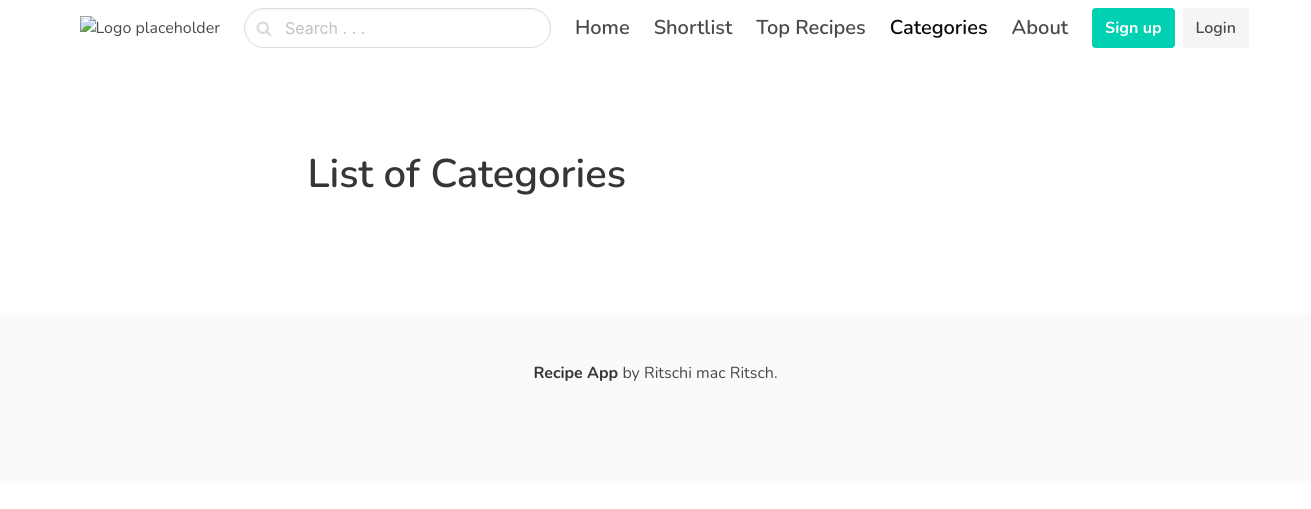
Before: /category/all/ with the older database file.
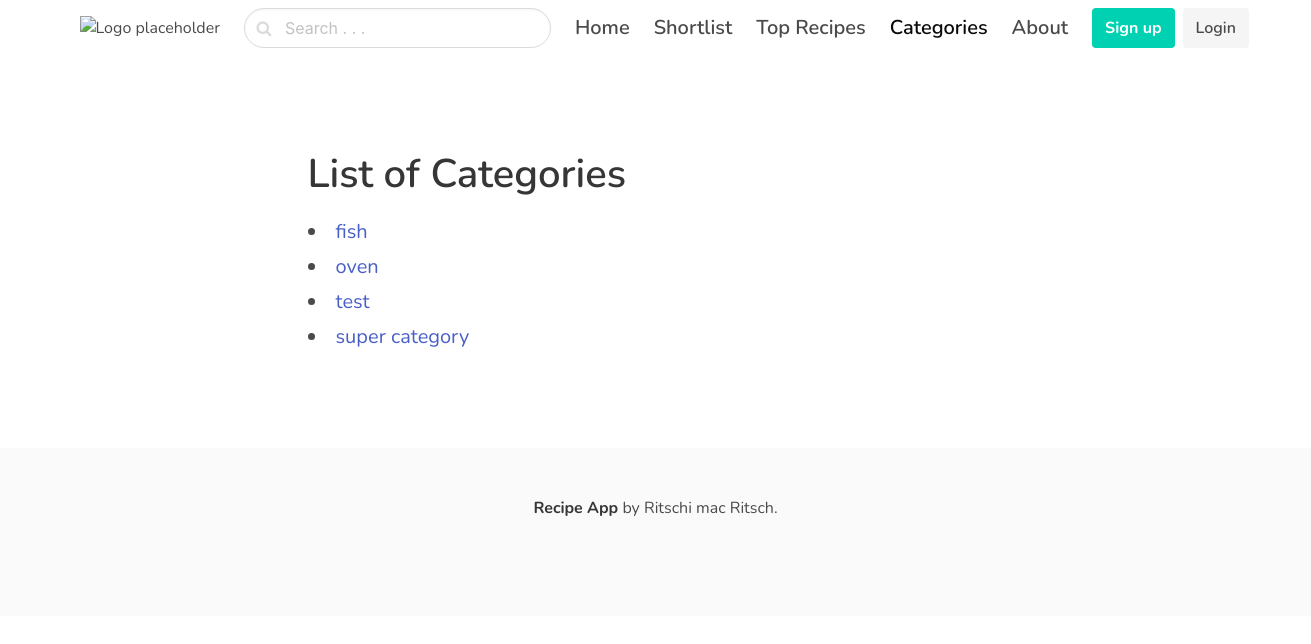
After: the same page with the newer database file.
### recipe/models.py (models this page shows)
class Category(models.Model):
    name = models.CharField(max_length=255)
    slug = models.SlugField()
    class Meta:
        verbose_name_plural = "Categories"
    def __str__(self):
        return self.name

### recipe/views.py (the view, shortened to what this page needs)
# urls.py: path("category/<slug:slug>/", views.category, name="recipe_category"),
def category(request, slug):
    if slug == "all":
        print("Category.objects.all() ------>", Category.objects.all())
        message = "List of Categories"
        categories = Category.objects.all()
        context = {
            "show_all_categories": True,
            "message": message,
            "categories": categories,
        }
        print("----------------->", context)
        return render(request, "recipe/category.html", context)

### recipe/templates/recipe/category.html (shortened to what this page needs)
{% extends "core/base.html" %}
{% load static %}
{% block content %}
    <section class="hero ">
        <div class="hero-body">
            <div class="container">
                <section class="section">
                    <div class="columns">
                        <div class="column is-8 is-offset-2">
                            <div class="content is-medium">
                                <h1>{{ message }}</h1>
                                {% if show_all_categories %}
                                    {% for category in categories %}
                                        <li>
                                            <a href="{% url 'recipe_category' category.slug %}">{{ category.name }}</a>
                                        </li>
                                    {% endfor %}
                                {% elif recipes_found %}
                                    {% for recipe in matching_recipes %}
                                        <li>
                                            <a href="{% url 'recipe_detail' recipe.slug %}">{{ recipe.title }}</a>
                                        </li>
                                    {% endfor %}
                                {% else %}
                                    <p>No recipes found.</p>   <a href="{% url 'shortlist' %}">Show the complete recipe list here.</a>
                                {% endif %}
                            </div>
                        </div>
                    </div>
                </section>
            </div>
        </div>
    </section>
{% endblock %}

Changed rows visible on the page:
added Category: name "fish"
added Category: name "oven"
added Category: name "test"
added Category: name "super category"
